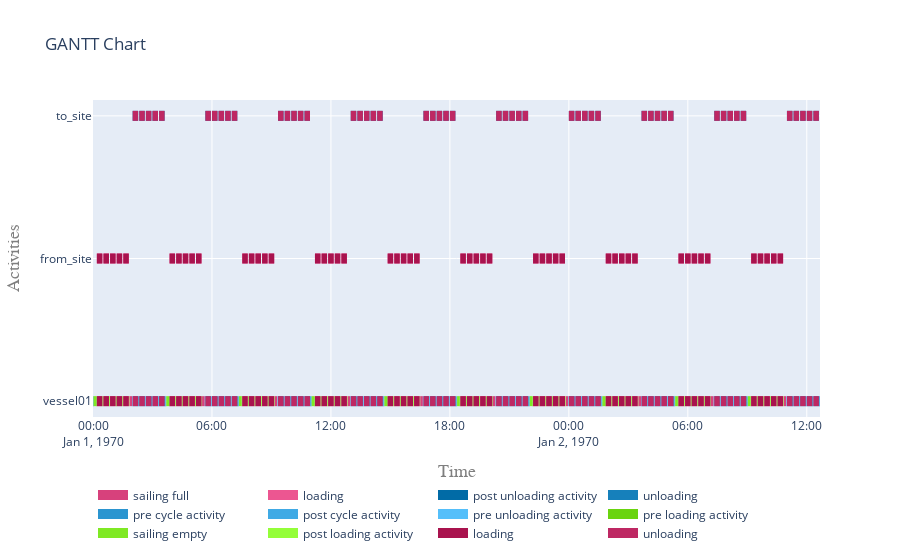

Notebook source saved alongside this figure:
### Code cell
id_map = {act.id: act.name for act in [*sub_processes_loading, *sub_processes_unloading, *sub_processes]}
plot.get_gantt_chart([vessel01, from_site, to_site],id_map=id_map)

### Figure 1 — Plotly figure (JSON) as saved in the notebook; plotly's stock layout.template omitted (floating-point values rounded to 4 significant figures; data arrays with more than 128 entries replaced by an {"elided": "..."} marker saying what was removed)
{"data": [{"connectgaps": false, "hoverinfo": "y+name", "line": {"color": "rgb(215,65,124)", "width": 10}, "mode": "lines", "name": "sailing full", "type": "scatter", "x": ["1970-01-01T01:50:00", "1970-01-01T01:50:00", "1970-01-01T01:58:20", "1970-01-01T01:58:20", "1970-01-01T01:58:20", "1970-01-01T05:30:00", "1970-01-01T05:30:00", "1970-01-01T05:38:20", "1970-01-01T05:38:20", "1970-01-01T05:38:20", "1970-01-01T09:10:00", "1970-01-01T09:10:00", "1970-01-01T09:18:20", "1970-01-01T09:18:20", "1970-01-01T09:18:20", "1970-01-01T12:50:00", "1970-01-01T12:50:00", "1970-01-01T12:58:20", "1970-01-01T12:58:20", "1970-01-01T12:58:20", "1970-01-01T16:30:00", "1970-01-01T16:30:00", "1970-01-01T16:38:20", "1970-01-01T16:38:20", "1970-01-01T16:38:20", "1970-01-01T20:10:00", "1970-01-01T20:10:00", "1970-01-01T20:18:20", "1970-01-01T20:18:20", "1970-01-01T20:18:20", "1970-01-01T23:50:00", "1970-01-01T23:50:00", "1970-01-01T23:58:20", "1970-01-01T23:58:20", "1970-01-01T23:58:20", "1970-01-02T03:30:00", "1970-01-02T03:30:00", "1970-01-02T03:38:20", "1970-01-02T03:38:20", "1970-01-02T03:38:20", "1970-01-02T07:10:00", "1970-01-02T07:10:00", "1970-01-02T07:18:20", "1970-01-02T07:18:20", "1970-01-02T07:18:20", "1970-01-02T10:50:00", "1970-01-02T10:50:00", "1970-01-02T10:58:20", "1970-01-02T10:58:20", "1970-01-02T10:58:20"], "y": ["vessel01", "vessel01", "vessel01", "vessel01", null, "vessel01", "vessel01", "vessel01", "vessel01", null, "vessel01", "vessel01", "vessel01", "vessel01", null, "vessel01", "vessel01", "vessel01", "vessel01", null, "vessel01", "vessel01", "vessel01", "vessel01", null, "vessel01", "vessel01", "vessel01", "vessel01", null, "vessel01", "vessel01", "vessel01", "vessel01", null, "vessel01", "vessel01", "vessel01", "vessel01", null, "vessel01", "vessel01", "vessel01", "vessel01", null, "vessel01", "vessel01", "vessel01", "vessel01", null]}, {"connectgaps": false, "hoverinfo": "y+name", "line": {"color": "rgb(236,86,145)", "width": 10}, "mode": "lines", "name": "loading", "type": "scatter", "x": {"elided": "500 str values"}, "y": {"elided": "500 str values"}}, {"connectgaps": false, "hoverinfo": "y+name", "line": {"color": "rgb(1,107,166)", "width": 10}, "mode": "lines", "name": "post unloading activity", "type": "scatter", "x": {"elided": "250 str values"}, "y": {"elided": "250 str values"}}, {"connectgaps": false, "hoverinfo": "y+name", "line": {"color": "rgb(22,128,187)", "width": 10}, "mode": "lines", "name": "unloading", "type": "scatter", "x": {"elided": "500 str values"}, "y": {"elided": "500 str values"}}, {"connectgaps": false, "hoverinfo": "y+name", "line": {"color": "rgb(43,149,208)", "width": 10}, "mode": "lines", "name": "pre cycle activity", "type": "scatter", "x": ["1970-01-01T00:00:00", "1970-01-01T00:00:00", "1970-01-01T00:01:40", "1970-01-01T00:01:40", "1970-01-01T00:01:40", "1970-01-01T03:40:00", "1970-01-01T03:40:00", "1970-01-01T03:41:40", "1970-01-01T03:41:40", "1970-01-01T03:41:40", "1970-01-01T07:20:00", "1970-01-01T07:20:00", "1970-01-01T07:21:40", "1970-01-01T07:21:40", "1970-01-01T07:21:40", "1970-01-01T11:00:00", "1970-01-01T11:00:00", "1970-01-01T11:01:40", "1970-01-01T11:01:40", "1970-01-01T11:01:40", "1970-01-01T14:40:00", "1970-01-01T14:40:00", "1970-01-01T14:41:40", "1970-01-01T14:41:40", "1970-01-01T14:41:40", "1970-01-01T18:20:00", "1970-01-01T18:20:00", "1970-01-01T18:21:40", "1970-01-01T18:21:40", "1970-01-01T18:21:40", "1970-01-01T22:00:00", "1970-01-01T22:00:00", "1970-01-01T22:01:40", "1970-01-01T22:01:40", "1970-01-01T22:01:40", "1970-01-02T01:40:00", "1970-01-02T01:40:00", "1970-01-02T01:41:40", "1970-01-02T01:41:40", "1970-01-02T01:41:40", "1970-01-02T05:20:00", "1970-01-02T05:20:00", "1970-01-02T05:21:40", "1970-01-02T05:21:40", "1970-01-02T05:21:40", "1970-01-02T09:00:00", "1970-01-02T09:00:00", "1970-01-02T09:01:40", "1970-01-02T09:01:40", "1970-01-02T09:01:40"], "y": ["vessel01", "vessel01", "vessel01", "vessel01", null, "vessel01", "vessel01", "vessel01", "vessel01", null, "vessel01", "vessel01", "vessel01", "vessel01", null, "vessel01", "vessel01", "vessel01", "vessel01", null, "vessel01", "vessel01", "vessel01", "vessel01", null, "vessel01", "vessel01", "vessel01", "vessel01", null, "vessel01", "vessel01", "vessel01", "vessel01", null, "vessel01", "vessel01", "vessel01", "vessel01", null, "vessel01", "vessel01", "vessel01", "vessel01", null, "vessel01", "vessel01", "vessel01", "vessel01", null]}, {"connectgaps": false, "hoverinfo": "y+name", "line": {"color": "rgb(64,170,229)", "width": 10}, "mode": "lines", "name": "post cycle activity", "type": "scatter", "x": ["1970-01-01T03:38:20", "1970-01-01T03:38:20", "1970-01-01T03:40:00", "1970-01-01T03:40:00", "1970-01-01T03:40:00", "1970-01-01T07:18:20", "1970-01-01T07:18:20", "1970-01-01T07:20:00", "1970-01-01T07:20:00", "1970-01-01T07:20:00", "1970-01-01T10:58:20", "1970-01-01T10:58:20", "1970-01-01T11:00:00", "1970-01-01T11:00:00", "1970-01-01T11:00:00", "1970-01-01T14:38:20", "1970-01-01T14:38:20", "1970-01-01T14:40:00", "1970-01-01T14:40:00", "1970-01-01T14:40:00", "1970-01-01T18:18:20", "1970-01-01T18:18:20", "1970-01-01T18:20:00", "1970-01-01T18:20:00", "1970-01-01T18:20:00", "1970-01-01T21:58:20", "1970-01-01T21:58:20", "1970-01-01T22:00:00", "1970-01-01T22:00:00", "1970-01-01T22:00:00", "1970-01-02T01:38:20", "1970-01-02T01:38:20", "1970-01-02T01:40:00", "1970-01-02T01:40:00", "1970-01-02T01:40:00", "1970-01-02T05:18:20", "1970-01-02T05:18:20", "1970-01-02T05:20:00", "1970-01-02T05:20:00", "1970-01-02T05:20:00", "1970-01-02T08:58:20", "1970-01-02T08:58:20", "1970-01-02T09:00:00", "1970-01-02T09:00:00", "1970-01-02T09:00:00", "1970-01-02T12:38:20", "1970-01-02T12:38:20", "1970-01-02T12:40:00", "1970-01-02T12:40:00", "1970-01-02T12:40:00"], "y": ["vessel01", "vessel01", "vessel01", "vessel01", null, "vessel01", "vessel01", "vessel01", "vessel01", null, "vessel01", "vessel01", "vessel01", "vessel01", null, "vessel01", "vessel01", "vessel01", "vessel01", null, "vessel01", "vessel01", "vessel01", "vessel01", null, "vessel01", "vessel01", "vessel01", "vessel01", null, "vessel01", "vessel01", "vessel01", "vessel01", null, "vessel01", "vessel01", "vessel01", "vessel01", null, "vessel01", "vessel01", "vessel01", "vessel01", null, "vessel01", "vessel01", "vessel01", "vessel01", null]}, {"connectgaps": false, "hoverinfo": "y+name", "line": {"color": "rgb(85,191,250)", "width": 10}, "mode": "lines", "name": "pre unloading activity", "type": "scatter", "x": {"elided": "250 str values"}, "y": {"elided": "250 str values"}}, {"connectgaps": false, "hoverinfo": "y+name", "line": {"color": "rgb(106,212,15)", "width": 10}, "mode": "lines", "name": "pre loading activity", "type": "scatter", "x": {"elided": "250 str values"}, "y": {"elided": "250 str values"}}, {"connectgaps": false, "hoverinfo": "y+name", "line": {"color": "rgb(127,233,36)", "width": 10}, "mode": "lines", "name": "sailing empty", "type": "scatter", "x": ["1970-01-01T00:01:40", "1970-01-01T00:01:40", "1970-01-01T00:10:00", "1970-01-01T00:10:00", "1970-01-01T00:10:00", "1970-01-01T03:41:40", "1970-01-01T03:41:40", "1970-01-01T03:50:00", "1970-01-01T03:50:00", "1970-01-01T03:50:00", "1970-01-01T07:21:40", "1970-01-01T07:21:40", "1970-01-01T07:30:00", "1970-01-01T07:30:00", "1970-01-01T07:30:00", "1970-01-01T11:01:40", "1970-01-01T11:01:40", "1970-01-01T11:10:00", "1970-01-01T11:10:00", "1970-01-01T11:10:00", "1970-01-01T14:41:40", "1970-01-01T14:41:40", "1970-01-01T14:50:00", "1970-01-01T14:50:00", "1970-01-01T14:50:00", "1970-01-01T18:21:40", "1970-01-01T18:21:40", "1970-01-01T18:30:00", "1970-01-01T18:30:00", "1970-01-01T18:30:00", "1970-01-01T22:01:40", "1970-01-01T22:01:40", "1970-01-01T22:10:00", "1970-01-01T22:10:00", "1970-01-01T22:10:00", "1970-01-02T01:41:40", "1970-01-02T01:41:40", "1970-01-02T01:50:00", "1970-01-02T01:50:00", "1970-01-02T01:50:00", "1970-01-02T05:21:40", "1970-01-02T05:21:40", "1970-01-02T05:30:00", "1970-01-02T05:30:00", "1970-01-02T05:30:00", "1970-01-02T09:01:40", "1970-01-02T09:01:40", "1970-01-02T09:10:00", "1970-01-02T09:10:00", "1970-01-02T09:10:00"], "y": ["vessel01", "vessel01", "vessel01", "vessel01", null, "vessel01", "vessel01", "vessel01", "vessel01", null, "vessel01", "vessel01", "vessel01", "vessel01", null, "vessel01", "vessel01", "vessel01", "vessel01", null, "vessel01", "vessel01", "vessel01", "vessel01", null, "vessel01", "vessel01", "vessel01", "vessel01", null, "vessel01", "vessel01", "vessel01", "vessel01", null, "vessel01", "vessel01", "vessel01", "vessel01", null, "vessel01", "vessel01", "vessel01", "vessel01", null, "vessel01", "vessel01", "vessel01", "vessel01", null]}, {"connectgaps": false, "hoverinfo": "y+name", "line": {"color": "rgb(148,254,57)", "width": 10}, "mode": "lines", "name": "post loading activity", "type": "scatter", "x": {"elided": "250 str values"}, "y": {"elided": "250 str values"}}, {"connectgaps": false, "hoverinfo": "y+name", "line": {"color": "rgb(169,19,78)", "width": 10}, "mode": "lines", "name": "loading", "type": "scatter", "x": {"elided": "500 str values"}, "y": {"elided": "500 str values"}}, {"connectgaps": false, "hoverinfo": "y+name", "line": {"color": "rgb(190,40,99)", "width": 10}, "mode": "lines", "name": "unloading", "type": "scatter", "x": {"elided": "500 str values"}, "y": {"elided": "500 str values"}}], "layout": {"hovermode": "closest", "legend": {"orientation": "h", "x": 0, "y": -0.2}, "title": {"text": "GANTT Chart"}, "xaxis": {"range": ["1970-01-01T00:00:00", "1970-01-02T12:40:00"], "title": {"font": {"color": "#7f7f7f", "family": "Courier New, monospace", "size": 18}, "text": "Time"}}, "yaxis": {"title": {"font": {"color": "#7f7f7f", "family": "Courier New, monospace", "size": 18}, "text": "Activities"}}}}
